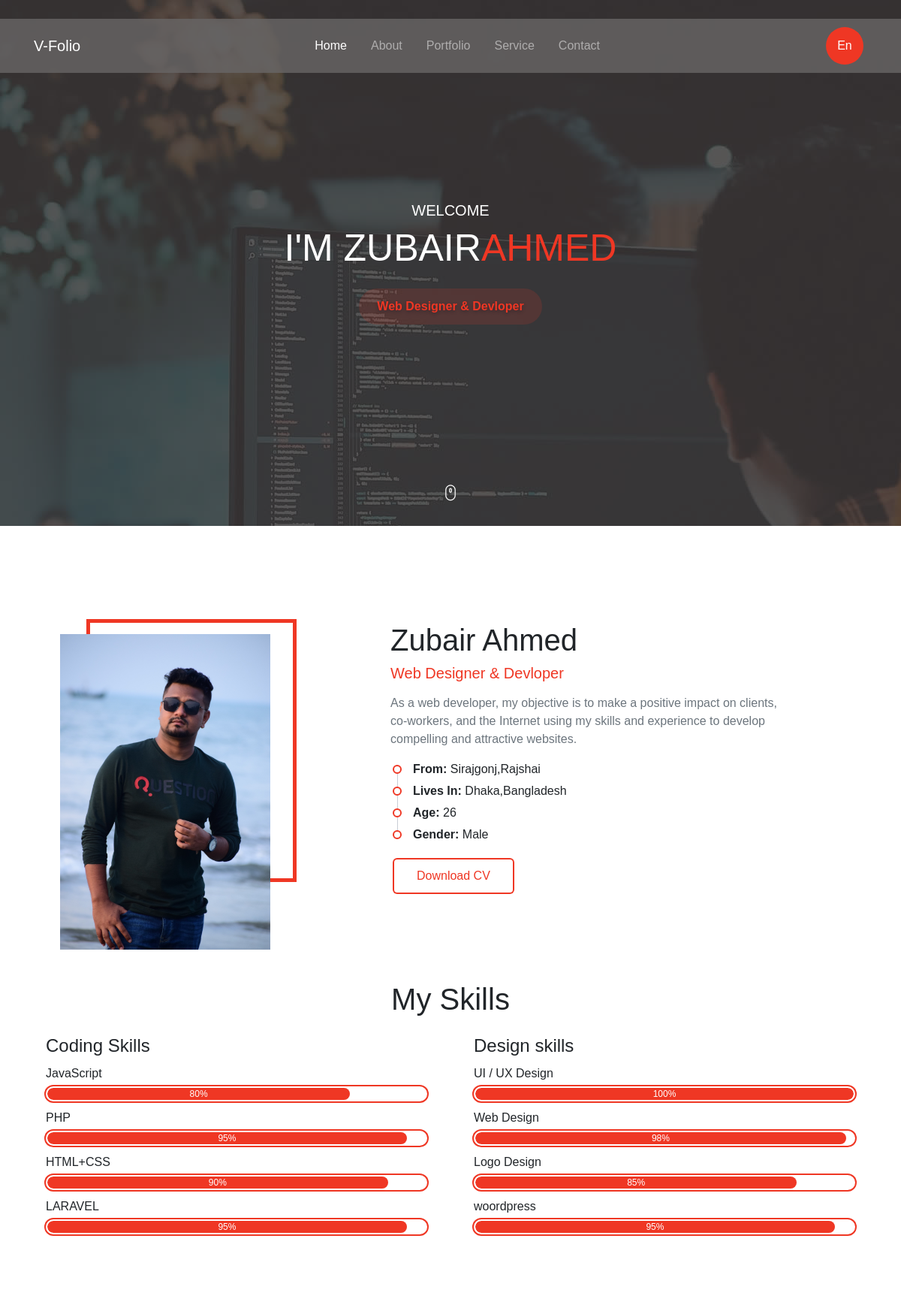
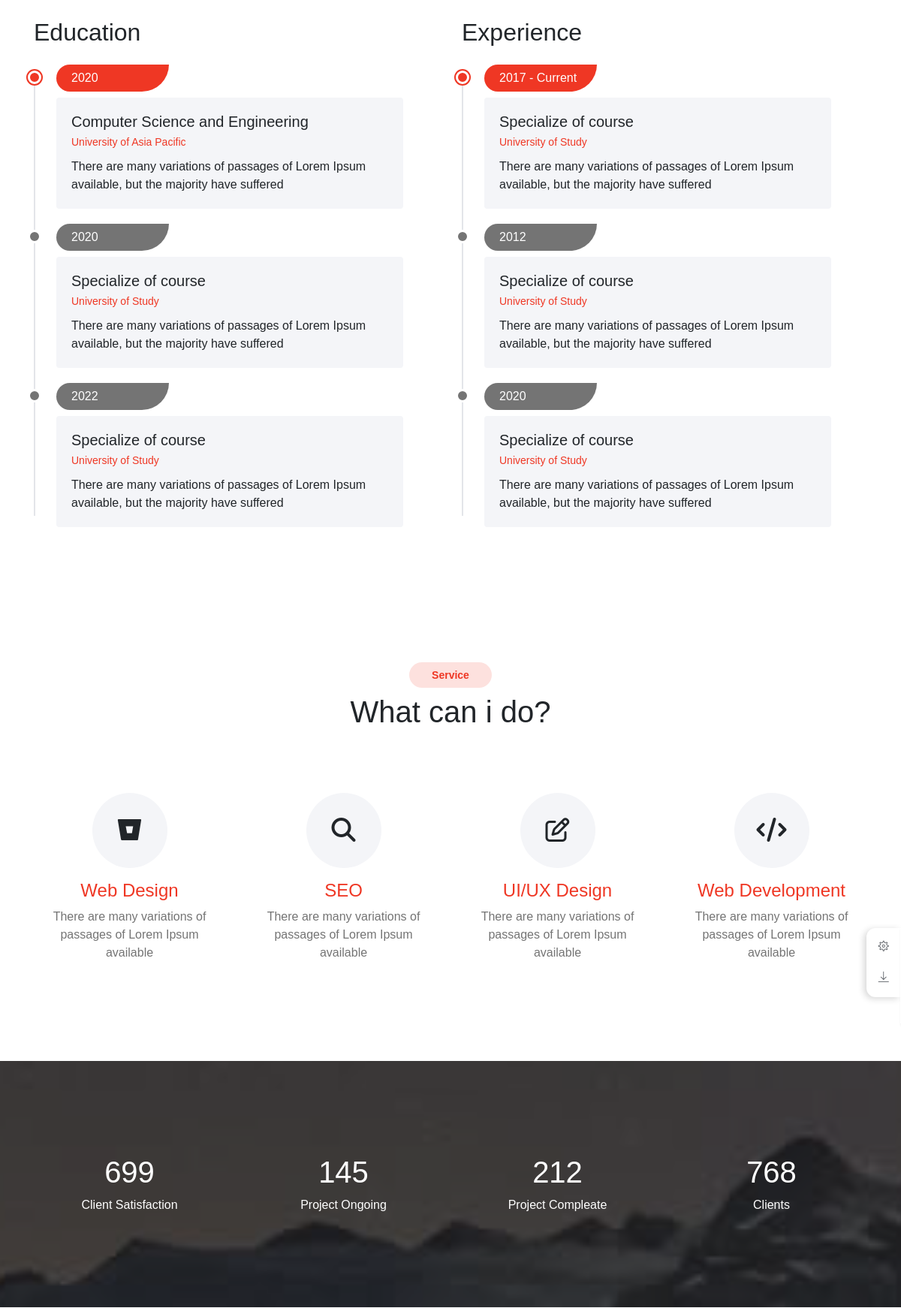
The page / (upper part) on the database its author committed (2 pictures, top to bottom).
### tables this page shows
CREATE TABLE `banners` (
  `id` int(11) NOT NULL,
  `banner_title_one` varchar(100) NOT NULL,
  `banner_title_two` varchar(150) NOT NULL,
  `banner_sub_title` varchar(255) NOT NULL,
  `banner_detail` text NOT NULL,
  `image_location` varchar(100) NOT NULL,
  `active_sts` int(11) NOT NULL DEFAULT 2
);

CREATE TABLE `abouts` (
  `id` int(11) NOT NULL,
  `name` varchar(100) NOT NULL,
  `designation` varchar(100) NOT NULL,
  `detail` text NOT NULL,
  `from` varchar(100) NOT NULL,
  `live_in` varchar(100) NOT NULL,
  `age` int(11) NOT NULL,
  `gender` varchar(100) NOT NULL,
  `button` varchar(255) NOT NULL,
  `button_link` varchar(255) NOT NULL,
  `image_location` varchar(100) NOT NULL,
  `active_sts` int(2) NOT NULL DEFAULT 2
);

CREATE TABLE `coding_skills` (
  `id` int(11) NOT NULL,
  `coding_skill` varchar(100) NOT NULL,
  `skill_caption` varchar(100) NOT NULL,
  `progress_percent` varchar(100) NOT NULL,
  `active_sts` int(11) NOT NULL DEFAULT 2
);

CREATE TABLE `design_skills` (
  `id` int(11) NOT NULL,
  `skill_caption` varchar(100) NOT NULL,
  `progress_percent` varchar(100) NOT NULL,
  `active_sts` int(2) NOT NULL DEFAULT 2
);

CREATE TABLE `educations` (
  `id` int(11) NOT NULL,
  `title` varchar(100) NOT NULL,
  `heading` varchar(100) NOT NULL,
  `sub_heading` varchar(100) NOT NULL,
  `detail` varchar(255) NOT NULL,
  `active_sts` int(2) NOT NULL DEFAULT 2
);

CREATE TABLE `experiences` (
  `id` int(11) NOT NULL,
  `title` varchar(100) NOT NULL,
  `heading` varchar(100) NOT NULL,
  `sub_heading` varchar(150) NOT NULL,
  `detail` text NOT NULL,
  `active_sts` int(11) NOT NULL
);

CREATE TABLE `services` (
  `id` int(11) NOT NULL,
  `social_icon_search` varchar(100) NOT NULL,
  `heading` varchar(150) NOT NULL,
  `sub_heading` varchar(150) NOT NULL,
  `active_sts` int(2) NOT NULL DEFAULT 2
);

CREATE TABLE `funfact_items` (
  `id` int(11) NOT NULL,
  `funfact_counter` int(11) NOT NULL,
  `white_head` varchar(100) NOT NULL,
  `active_sts` int(1) NOT NULL DEFAULT 2
);

### index.php (the view, shortened to what this page needs)
<!DOCTYPE html>
<html lang="en">
<head>
    <link rel="stylesheet" type="text/css" href="fontend/assets/css/themify-icons.css">
    <link rel="stylesheet" type="text/css" href="fontend/assets/css/bootstrap.css">
    <link rel="stylesheet" type="text/css" href="fontend/assets/css/bootstrap.css">
    <link rel="stylesheet" href="fontend/assets/css/fontawesome.css">
    <link rel="stylesheet" type="text/css" href="fontend/assets/vendor/animate/animate.css">
    <link rel="stylesheet" type="text/css" href="fontend/assets/vendor/owl-carousel/owl.carousel.css">
    <link rel="stylesheet" type="text/css" href="fontend/assets/vendor/perfect-scrollbar/css/perfect-scrollbar.css">
    <link rel="stylesheet" type="text/css" href="fontend/assets/vendor/nice-select/css/nice-select.css">
    <link rel="stylesheet" type="text/css" href="fontend/assets/vendor/fancybox/css/jquery.fancybox.min.css">
    <link rel="stylesheet" type="text/css" href="fontend/assets/css/virtual.css">
    <link rel="stylesheet" type="text/css" href="fontend/assets/css/topbar.virtual.css">
</head>
<body class="theme-red">
    <div class="config">
        <div class="template-config">
            <div class="d-block">
                <button class="btn btn-fab btn-sm" id="sideel" title="Settings"><span class="ti-settings"></span></button>
            </div>
            <div class="d-block">
                <a href="#" class="btn btn-fab btn-sm" title="Download CV" data-toggle="tooltip" data-placement="left"><span class="ti-download"></span></a>
            </div>
        </div>
    </div>
    <?php
    include('config.php');
    $get_query_banner = "SELECT * FROM banners WHERE active_sts=1";
    $banner_from_db = mysqli_query($db_conect, $get_query_banner);
    $after_assoc_banner = mysqli_fetch_assoc($banner_from_db);
    ?>
    <div class="vg-page page-home" id="home" style="background-image: url(<?= $after_assoc_banner['image_location'] ?>)">
        <div class="navbar navbar-expand-lg navbar-dark sticky" data-offset="500">
            <div class="container">
                <a href="" class="navbar-brand">V-Folio</a>
                <div class="collapse navbar-collapse" id="main-navbar">
                    <ul class="navbar-nav ml-auto">
                        <li class="nav-item active">
                            <a href="#home" class="nav-link" data-animate="scrolling">Home</a>
                        </li>
                        <li class="nav-item">
                            <a href="#about" class="nav-link" data-animate="scrolling">About</a>
                        </li>
                        <li class="nav-item">
                            <a href="#portfolio" class="nav-link" data-animate="scrolling">Portfolio</a>
                        </li>
                        <li class="nav-item">
                            <a href="#service" class="nav-link" data-animate="scrolling">Service</a>
                        </li>
                        <li class="nav-item">
                            <a href="#contact" class="nav-link" data-animate="scrolling">Contact</a>
                        </li>
                    </ul>
                    <ul class="nav ml-auto">
                        <li class="nav-item">
                            <button class="btn btn-fab btn-theme no-shadow">En</button>
                        </li>
                    </ul>
                </div>
            </div>
        </div>
        <div class="caption-header text-center wow zoomInDown">
            <h5 class="fw-normal"><?= $after_assoc_banner['banner_sub_title'] ?></h5>
            <h1 class="fw-light mb-4"><?= $after_assoc_banner['banner_title_one'] ?><b class="fg-theme"><?= $after_assoc_banner['banner_title_two'] ?></b></h1>
            <div class="badge"><?= $after_assoc_banner['banner_detail'] ?></div>
        </div>
        <div class="floating-button"><span class="ti-mouse"></span></div>
    </div>
    <div class="vg-page page-about" id="about">
        <div class="container py-5">
            <div class="row">
                <?php
                $get_query_about = "SELECT * FROM abouts WHERE active_sts=1 LIMIT 1";
                $about_from_db = mysqli_query($db_conect, $get_query_about);
                $after_assoc_about = mysqli_fetch_assoc($about_from_db);
                ?>
                <div class="col-lg-4 py-3">
                    <div class="img-place wow fadeInUp">
                        <img src="<?= $after_assoc_about['image_location'] ?>" alt="">
                    </div>
                </div>
                <div class="col-lg-6 offset-lg-1 wow fadeInRight">
                    <h1 class="fw-light text-capitalize "><?= $after_assoc_about['name'] ?></h1>
                    <h5 class="fg-theme mb-3 text-capitalize "><?= $after_assoc_about['designation'] ?></h5>
                    <p class="text-muted "><?= $after_assoc_about['detail'] ?></p>
                    <ul class="theme-list text-capitalize ">
                        <li><b>From:</b> <?= $after_assoc_about['from'] ?></li>
                        <li><b>Lives In: </b><?= $after_assoc_about['live_in'] ?></li>
                        <li><b>Age:</b> <?= $after_assoc_about['age'] ?></li>
                        <li><b>Gender:</b> <?= $after_assoc_about['gender'] ?></li>
                    </ul>
                    <a href="<?= $after_assoc_about['button_link'] ?>" class="btn btn-theme-outline text-capitalize"><?= $after_assoc_about['button'] ?></a>
                </div>
            </div>
        </div>
        <div class="container py-5">
            <h1 class="text-center fw-normal wow fadeIn">My Skills</h1>
            <div class="row py-3">
                <div class="col-md-6">
                    <div class="px-lg-3">
                        <?php
                        $get_query = "SELECT * FROM coding_skills WHERE active_sts=1";
                        $db_from = mysqli_query($db_conect, $get_query);
                        ?>
                        <h4 class="wow fadeInUp">Coding Skills</h4>
                        <?php
                        foreach ($db_from as $coding_skill) :
                        ?>
                            <div class="progress-wrapper wow fadeInUp">
                                <span class="caption"><?= $coding_skill['skill_caption'] ?></span>
                                <div class="progress">
                                    <div class="progress-bar" role="progressbar" style="width: <?= $coding_skill['progress_percent'] ?>%;" aria-valuenow="75" aria-valuemin="0" aria-valuemax="100"><?= $coding_skill['progress_percent'] ?>%</div>
                                </div>
                            </div>
                        <?php
                        endforeach
                        ?>
                    </div>
                </div>
                <div class="col-md-6">
                    <div class="px-lg-3">
                        <?php
                        $get_query = "SELECT * FROM design_skills WHERE active_sts=1";
                        $db_from = mysqli_query($db_conect, $get_query);
                        ?>
                        <h4 class="wow fadeInUp">Design skills</h4>
                        <?php
                        foreach ($db_from as $after_assoc) :
                        ?>
                            <div class="progress-wrapper wow fadeInUp">
                                <span class="caption"><?= $after_assoc['skill_caption'] ?></span>
                                <div class="progress">
                                    <div class="progress-bar" role="progressbar" style="width: <?= $after_assoc['progress_percent'] ?>%;" aria-valuenow="75" aria-valuemin="0" aria-valuemax="100"><?= $after_assoc['progress_percent'] ?>%</div>
                                </div>
                            </div>
                        <?php
                        endforeach ?>
                    </div>
                </div>
            </div>
        </div>
        <div class="container pt-5">
            <div class="row">
                <div class="col-md-6 wow fadeInRight">
                    <h2 class="fw-normal">Education</h2>
                    <ul class="timeline mt-4 pr-md-5">
                        <?php
                        $get_query = "SELECT * FROM educations WHERE active_sts=1";
                        $db_from = mysqli_query($db_conect, $get_query);
                        foreach ($db_from as $education) :
                        ?>
                            <li>
                                <div class="title"><?= $education['title'] ?></div>
                                <div class="details">
                                    <h5><?= $education['heading'] ?></h5>
                                    <small class="fg-theme"><?= $education['sub_heading'] ?></small>
                                    <p><?= $education['detail'] ?></p>
                                </div>
                            </li>
                        <?php
                        endforeach
                        ?>
                    </ul>
                </div>
                <div class="col-md-6 wow fadeInRight" data-wow-delay="200ms">
                    <h2 class="fw-normal">Experience</h2>
                    <ul class="timeline mt-4 pr-md-5">
                        <?php
                        $get_query = "SELECT * FROM experiences WHERE active_sts=1";
                        $db_from = mysqli_query($db_conect, $get_query);
                        foreach ($db_from as $education) :
                        ?>
                            <li>
                                <div class="title"><?= $education['title'] ?></div>
                                <div class="details">
                                    <h5><?= $education['heading'] ?></h5>
                                    <small class="fg-theme"><?= $education['sub_heading'] ?></small>
                                    <p><?= $education['detail'] ?></p>
                                </div>
                            </li>
                        <?php
                        endforeach
                        ?>
                    </ul>
                </div>
            </div>
        </div>
    </div>
    <div class="vg-page page-service" id="service">
        <div class="container">
            <div class="text-center wow fadeInUp">
                <div class="badge badge-subhead">Service</div>
            </div>
            <h1 class="fw-normal text-center wow fadeInUp">What can i do?</h1>
            <div class="row mt-5">
                <?php
                $get_query = "SELECT * FROM services WHERE active_sts=1 LIMIT 4";
                $db_from = mysqli_query($db_conect, $get_query);
                foreach ($db_from as $service) :
                ?>
                    <div class="col-md-6 col-lg-4 col-xl-3">
                        <div class="card card-service wow fadeInUp">
                            <div class="icon">
                                <span class="fa <?= $service['social_icon_search'] ?>"></span>
                            </div>
                            <div class="caption">
                                <h4 class="fg-theme"><?= $service['heading'] ?></h4>
                                <p><?= $service['sub_heading'] ?></p>
                            </div>
                        </div>
                    </div>
                <?php
                endforeach
                ?>
            </div>
        </div>
    </div>
    <div class="vg-page page-funfact" style="background-image: url(fontend/assets/img/bg_banner.jpg);">
        <div class="container">
            <div class="row section-counter">
                <?php
                $get_query = "SELECT * FROM funfact_items WHERE active_sts=1  ORDER BY id DESC LIMIT 4;";
                $db_query_result = mysqli_query($db_conect, $get_query);
                ?>
                <?php
                foreach ($db_query_result  as $funfact_items) :
                ?>
                    <div class="col-md-6 col-lg-3 py-4 wow fadeIn">
                        <h1 class="number" data-number="<?= $funfact_items['funfact_counter'] ?>"><?= $funfact_items['funfact_counter'] ?></h1>
                        <span><?= $funfact_items['white_head'] ?></span>
                    </div>
                <?php
                endforeach
                ?>
            </div>
        </div>
    </div>
</body>
</html>

### rows shown on the page
banners: image_location (picture), banner_sub_title "WELCOME", banner_title_one "I'M ZUBAIR", banner_title_two "AHMED", banner_detail "Web Designer & Devloper"
abouts: image_location (picture), name "Zubair Ahmed", designation "Web Designer & Devloper", detail "As a web developer, my objective is to make a positive impact on clients, co-workers, and the Internet using my skills and experience to develop compelling and attractive websites.", from "Sirajgonj,Rajshai", live_in "Dhaka,Bangladesh", age "26", gender "Male", button "Download CV"
coding_skills: skill_caption "JavaScript", progress_percent "80"
coding_skills: skill_caption "PHP", progress_percent "95"
coding_skills: skill_caption "HTML+CSS", progress_percent "90"
coding_skills: skill_caption "LARAVEL", progress_percent "95"
design_skills: skill_caption "UI / UX Design", progress_percent "100"
design_skills: skill_caption "Web Design", progress_percent "98"
design_skills: skill_caption "Logo Design", progress_percent "85"
design_skills: skill_caption "woordpress", progress_percent "95"
educations: title "2020", heading "Computer Science and Engineering", sub_heading "University of Asia Pacific", detail "There are many variations of passages of Lorem Ipsum available, but the majority have suffered"
educations: title "2020", heading "Specialize of course", sub_heading "University of Study", detail "There are many variations of passages of Lorem Ipsum available, but the majority have suffered"
educations: title "2022", heading "Specialize of course", sub_heading "University of Study", detail "There are many variations of passages of Lorem Ipsum available, but the majority have suffered"
experiences: title "2017 - Current", heading "Specialize of course", sub_heading "University of Study", detail "There are many variations of passages of Lorem Ipsum available, but the majority have suffered"
experiences: title "2012", heading "Specialize of course", sub_heading "University of Study", detail "There are many variations of passages of Lorem Ipsum available, but the majority have suffered"
services: heading "Web Design", sub_heading "There are many variations of passages of Lorem Ipsum available"
services: heading "SEO", sub_heading "There are many variations of passages of Lorem Ipsum available"
services: heading "UI/UX Design", sub_heading "There are many variations of passages of Lorem Ipsum available"
services: heading "Web Development", sub_heading "There are many variations of passages of Lorem Ipsum available"
funfact_items: funfact_counter "699", white_head "Client Satisfaction"
funfact_items: funfact_counter "145", white_head "Project Ongoing"
funfact_items: funfact_counter "212", white_head "Project Compleate"
funfact_items: funfact_counter "768", white_head "Clients"
